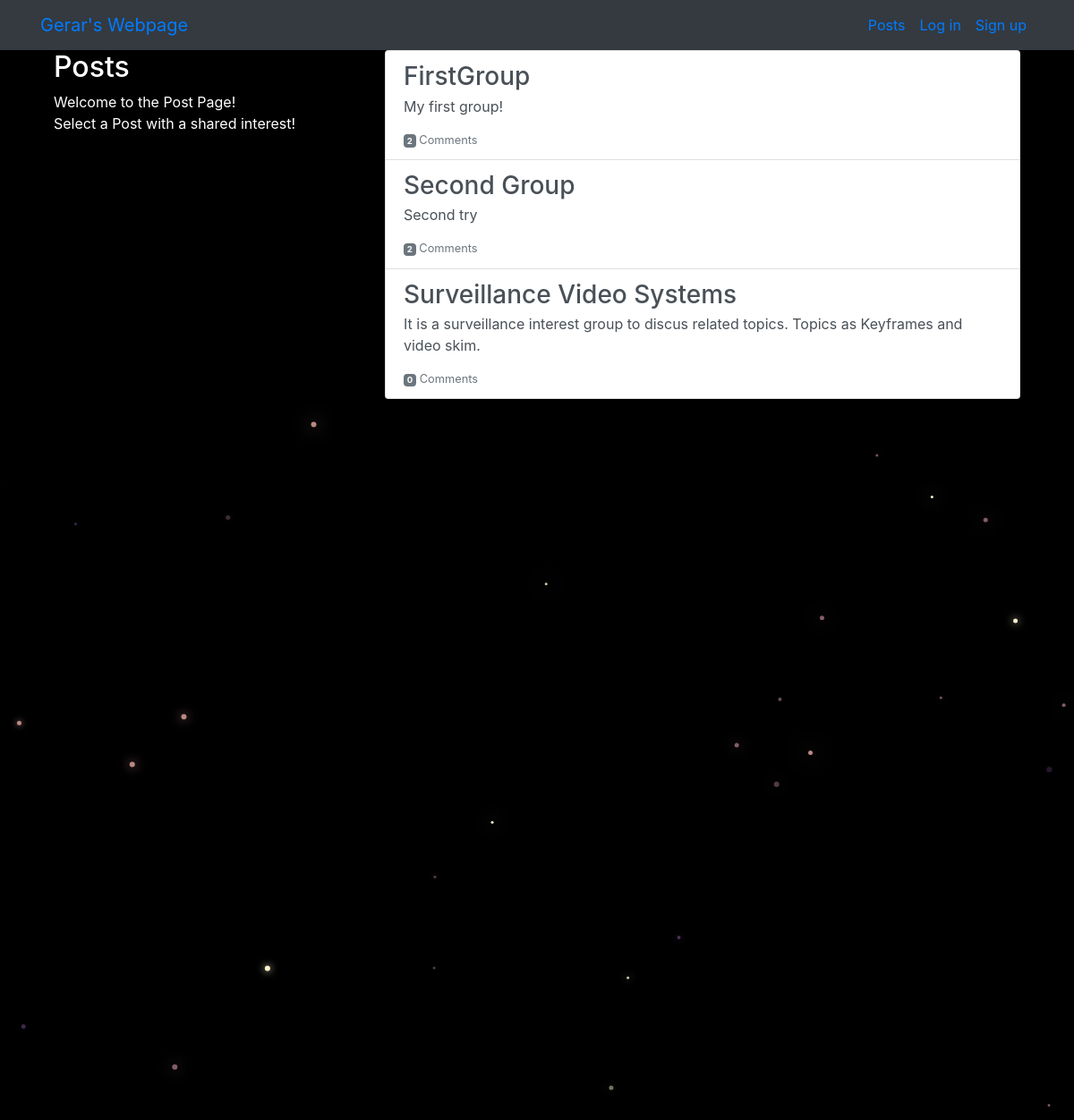
The app's page /groups/ with its own data.
### groups/models.py (models this page shows, shortened)
class Group(models.Model):
    name = models.CharField(max_length=255, unique=True)
    slug = models.SlugField(allow_unicode=True, unique=True)
    description = models.TextField(blank=True, default='')
    description_html = models.TextField(editable=False, default='', blank=True)
    members = models.ManyToManyField(User,through="GroupMember")
    class Meta:
        ordering = ["name"]

### groups/views.py (the view)
# urls.py: path('', views.ListGroups.as_view(), name="all"),
class ListGroups(generic.ListView):
    model = Group

### groups/templates/groups/group_list.html (shortened to what this page needs)
{% extends "groups/group_base.html" %}
{% block pregroup %}
<div class="col-md-4">
	<div class="content">
			<h2>Posts</h2>
			<p>Welcome to the Post Page! <br>Select a Post with a shared interest!</p>
	</div>
</div>
{% endblock %}
{% block group_content %}
<div class="col-md-8">
	<div class="list-group">
		{% for group in object_list %}
		<a href="{% url 'groups:single' slug=group.slug %}"
		class="list-group-item list-group-item-action flex-column align-items-start">
			<h3 class="mb-1">{{ group.name }}</h3>
			<p class="mb-1">{{ group.description_html|safe }}</p>
			<div class="d-flex w-40 justify-content-between">
				<small class="text-muted"><span class="badge badge-secondary">
					{{ group.posts.count }}</span> Comment{{ group.posts.count|pluralize }}
				</small>
			</div>
		</a>
		{% endfor %}
	</div>
</div>
{% endblock %}

### static/simplesocial/css/master.css (style rules this page uses)
body { margin: 0; overflow: hidden; background-color: black; color:white; }

### records on screen
Group: name "FirstGroup", description_html "My first group!", posts.count "2"
Group: name "Second Group", description_html "Second try", posts.count "2"
Group: name "Surveillance Video Systems", description_html "It is a surveillance interest group to discus related topics. Topics as Keyframes and video skim.", posts.count "0"
